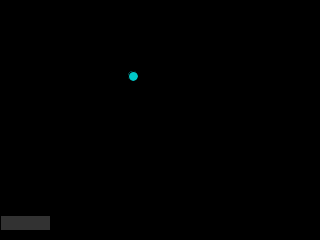
Frame 1 (no input)
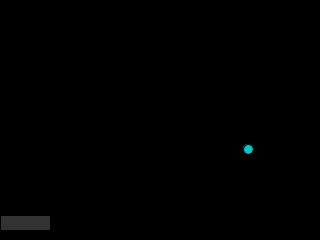
Frame 60 (the mouse pressed at the canvas centre just before this capture)
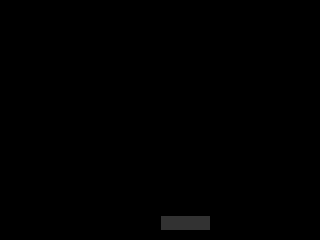
Frame 120 (the mouse held since frame 60 and released just before this capture)

The Processing sketch that drew these frames (run headless with seeded random() and noise(); from frame 60 on, the mouse is pressed at the canvas centre):

// Processing sketch: Pong
// ── Pong.pde
final int SCREENX = 320;
final int SCREENY = 240;
final int PADDLEHEIGHT = 15;
final int PADDLEWIDTH = 50;
final int MARGIN = 10;

Player thePlayer;
Ball theBall;

void settings()
{
  size(SCREENX, SCREENY);
}

void setup()
{
  thePlayer = new Player(SCREENY-MARGIN-PADDLEHEIGHT);
  theBall = new Ball();
  ellipseMode(RADIUS);
}
void draw() 
{
  background(0);
  thePlayer.move(mouseX);
  theBall.move();
  theBall.collide(thePlayer);
  thePlayer.draw();
  theBall.draw();
}

// ── Ball.pde
class Ball 
{
  float x; 
  float y;
  float dx; 
  float dy;
  int radius;
  color ballColor = color(0, 200, 200);
  
  Ball()
  {
    x = random(SCREENX/4, SCREENX/2);
    y = random(SCREENY/4, SCREENY/2);
    dx = random(1, 2); 
    dy = random(1, 2);
    radius=5;
  }
  
  void move()
  {
    x = x+dx; y = y+dy;
  }
  
  void draw()
  {
    fill(ballColor);
    ellipse(int(x), int(y), radius,
    radius);
  }
  
  void collide(Player tp)
  {
    if(y+radius >= tp.ypos && y-radius<tp.ypos+PADDLEHEIGHT && x >=tp.xpos && x <= tp.xpos+PADDLEWIDTH)
    {
      println("collided!");
      dy=-dy;
    }
  }
}

// ── Player.pde
class Player 
{
  int xpos; 
  int ypos;
  color paddlecolor = color(50);
  
  Player(int screen_y)
  {
    xpos=SCREENX/2;
    ypos=screen_y;
  }
  
  void move(int x)
  {
    if(x>SCREENX-PADDLEWIDTH)
    {
      xpos = SCREENX-PADDLEWIDTH;
    }
    else 
      xpos=x;
  }
  
  void draw()
  {
    fill(paddlecolor);
    rect(xpos, ypos, PADDLEWIDTH, PADDLEHEIGHT);
  }
}
